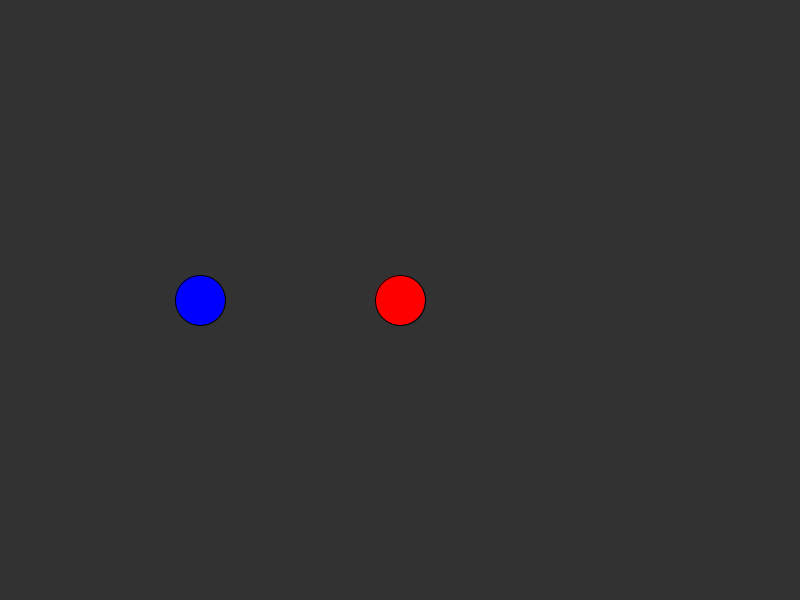
Frame 1 (no input)
Frame 60 (the mouse pressed at the canvas centre just before this capture): identical to frame 1, image omitted
Frame 120 (the mouse held since frame 60 and released just before this capture): identical to frame 1, image omitted

The Processing sketch that drew this single still picture (run headless with seeded random() and noise(); from frame 60 on, the mouse is pressed at the canvas centre):

// Processing sketch: sketch_251017a
// ── sketch_251017a.pde
float x = 400;
float y = 300;
float x1 = 200;
float y1 = 300;
float speed = 1.5;
float speed1 = 1.5;
import java.util.HashSet;
HashSet<Integer> keysDown = new HashSet<Integer>();

void setup() {
  //fullScreen();
  size(800, 600);
}

void draw() {
  background(50); 
  fill(255,0,0);
  circle(x, y, 50);
  fill(0,0,255);
  circle(x1,y1,50);
  customPress();
  if (x < -23){
    x = 823;
  }
  if (x > 823){
    x = -23;
  }
  if (y < -23){
    y = 623;
  }
  if (y > 623){
    y = -23;
  }
  if (x1 < -23){
    x1 = 823;
  }
  if (x1 > 823){
    x1 = -23;
  }
  if (y1 <= -23){
    y1 = 623;
  }
  if (y1 > 623){
    y1 = -23;
  }
}

void customPress() {
  if(keysDown.contains(16)){ //shift
    speed = 6.27;
  } else {
    speed = 1.5;
  }
  if(keysDown.contains(32)){ //space
    speed1 = 6.27;
  } else {
    speed1 = 1.5;
  }
  for (Integer k : keysDown) {
    if (k == 87) { //w
      y -= speed;
    }
    if (k == 68) { //d
      x += speed;
    }
    if (k == int('S')) {
      y += speed;
    }
    if (k == int('A')) {
      x -= speed;
    }
    if (k == 37) { //left
      x1 -= speed1;
    }
    if (k == 39) { //right
      x1 += speed1;
    }
    if (k == 38) { //up
      y1 -= speed1;
    }
    if (k == 40) { //d
      y1 += speed1;
    }
    
  }
}

void keyPressed(KeyEvent e) {
  println(e.getKeyCode());
  keysDown.add(e.getKeyCode());
}

void keyReleased(KeyEvent e) {
  keysDown.remove(e.getKeyCode());
}

boolean keyDown(int kcode){
  return keysDown.contains(kcode);
}
